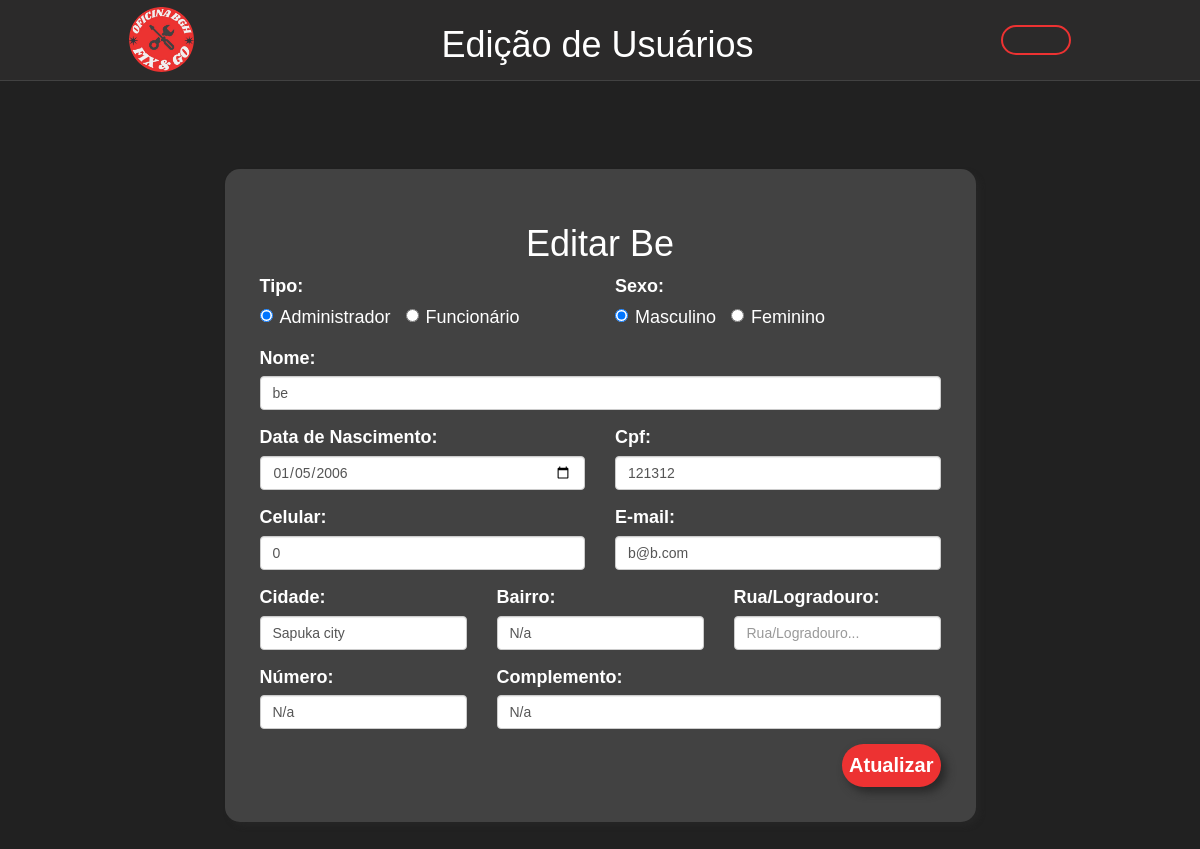
Page /editar/editarUsuario.php?id=1 (signed in) on the earlier database version.
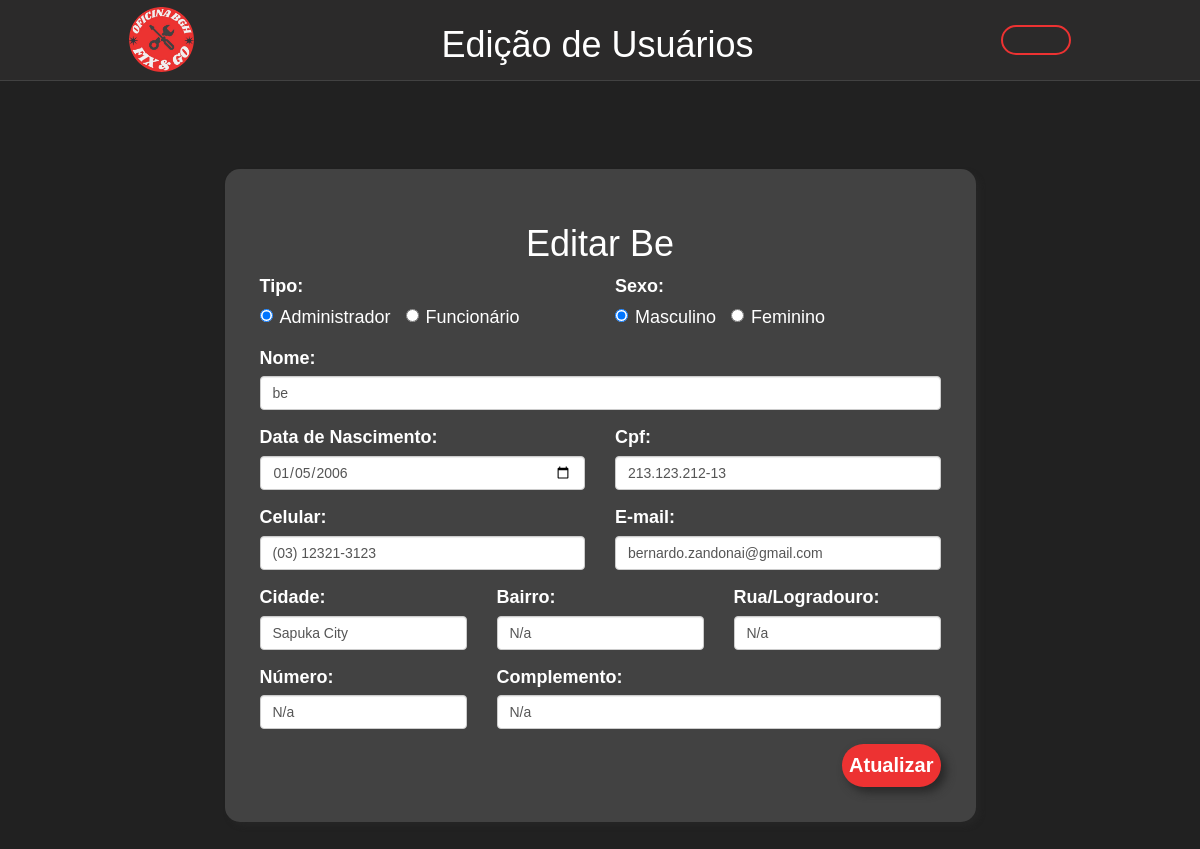
Same page on the later database version.
### tables this page shows
CREATE TABLE `usuarios` (
  `id` int(11) NOT NULL,
  `nome` varchar(300) NOT NULL,
  `tipo` varchar(255) NOT NULL,
  `senha` varchar(300) NOT NULL,
  `sexo` varchar(20) NOT NULL,
  `dataNasc` date NOT NULL,
  `email` varchar(400) NOT NULL,
  `endCidade` varchar(400) NOT NULL,
  `endBairro` varchar(400) NOT NULL,
  `endNum` varchar(10) NOT NULL,
  `endComplemento` varchar(400) NOT NULL,
  `endrua` varchar(400) NOT NULL,
  `celular` varchar(15) NOT NULL,
  `cpf` varchar(14) NOT NULL,
  `reset_token` varchar(255) DEFAULT NULL,
  `reset_expira` datetime DEFAULT NULL
);

### classes/Usuario.php (called while the page is built, shortened)
<?php
class Usuario
{
    private $conn;
    private $table_name = "usuarios";
    public function __construct($db)
    {
        $this->conn = $db;
    }
    public function lerPorId($id)
    {
        $query = "SELECT * FROM " . $this->table_name . " WHERE id = ?";
        $stmt = $this->conn->prepare($query);
        $stmt->execute([$id]);
        $resultado = $stmt->fetch(PDO::FETCH_ASSOC);
        return $resultado ?: false;
    }
}
?>

### editar/editarUsuario.php (the view, shortened to what the changed rows need)
<?php
include_once '../config/config.php';
include_once '../classes/Usuario.php';
$usuario = new Usuario($db);
if (isset($_GET['id'])) {
    $id = $_GET['id'];
    $dadosUsuario = $usuario->lerPorId($id);
}
?>
<!DOCTYPE html>
<html lang="pt-br">
<head>
    <link rel="stylesheet" href="../styles/styleCadUsuario.css">
        <link rel="stylesheet" href="https://maxcdn.bootstrapcdn.com/bootstrap/3.3.7/css/bootstrap.min.css">
    <link rel="stylesheet" href="https://cdnjs.cloudflare.com/ajax/libs/font-awesome/4.5.0/css/font-awesome.min.css">
    <link rel="stylesheet" href="../styles/styleCadUsuario.css">
</head>
<body>
<header>
        <h1 class="le">Edição de Usuários</h1>
    </header>
    <main style="height: 100vh;">
        <div class="container mx-auto shadow algin-middle">
            <h1 class="text-center">Editar <?php echo htmlspecialchars(ucfirst($dadosUsuario['nome'])); ?></h1>
            <form method="POST">
                <div class="row">
                    <div class="col-md-6">
                        <div class="form-group">
                            <label class="radio-inline">
                                <input type="radio" id="admin" name="tipo" value="admin" <?php echo $dadosUsuario['tipo'] == 'admin' ? 'checked' : ''; ?> required> Administrador
                            </label>
                            <label class="radio-inline">
                                <input type="radio" id="funcionario" name="tipo" value="funcionario" <?php echo $dadosUsuario['tipo'] == 'funcionario' ? 'checked' : ''; ?> required> Funcionário
                            </label>
                        </div>
                    </div>
                    <div class="col-md-6">
                        <div class="form-group">
                            <label class="radio-inline">
                                <input type="radio" id="masculino" name="sexo" value="M" <?php echo $dadosUsuario['sexo'] == 'M' ? 'checked' : ''; ?> required> Masculino
                            </label>
                            <label class="radio-inline">
                                <input type="radio" id="feminino" name="sexo" value="F" <?php echo $dadosUsuario['sexo'] == 'F' ? 'checked' : ''; ?> required> Feminino
                            </label>
                        </div>
                    </div>
                </div>
                <div class="row">
                    <div class="col-md-12">
                        <div class="form-group">
                            <label for="nome">Nome:</label>
                            <input type="text" name="nome" id="nome" class="form-control" placeholder="Nome..."
                                required value="<?php echo htmlspecialchars($dadosUsuario['nome']); ?>">
                        </div>
                    </div>
                </div>
                <div class="row">
                    <div class="col-md-6">
                        <div class="form-group">
                            <label for="dataNasc">Data de Nascimento:</label>
                            <input type="date" name="dataNasc" id="dataNasc" class="form-control" required value="<?php echo htmlspecialchars($dadosUsuario['dataNasc']); ?>">
                        </div>
                    </div>
                    <div class="col-md-6">
                        <div class="form-group">
                            <label for="cpf">Cpf:</label>
                            <input type="text" name="cpf" id="cpf" class="form-control"
                                oninput="applyMask(this, cpfMask)" placeholder="Cpf..." maxlength="14" required value="<?php echo htmlspecialchars($dadosUsuario['cpf']); ?>">
                        </div>
                    </div>
                </div>
                <div class="row">
                    <div class="col-md-6">
                        <div class="form-group">
                            <label for="celular">Celular:</label>
                            <input type="text" name="celular" id="celular" class="form-control"
                                placeholder="Telefone..." maxlength="15" oninput="applyMask(this, phoneMask)" required value="<?php echo htmlspecialchars($dadosUsuario['celular']); ?>">
                        </div>
                    </div>
                    <div class="col-md-6">
                        <div class="form-group">
                            <label for="email">E-mail:</label>
                            <input type="email" name="email" id="email" class="form-control" placeholder="E-Mail..."
                                required value="<?php echo htmlspecialchars($dadosUsuario['email']); ?>">
                        </div>
                    </div>
                </div>
                <div class="row">
                    <div class="col-md-4">
                        <div class="form-group">
                            <label for="endCidade">Cidade:</label>
                            <input type="text" name="endCidade" id="endCidade" class="form-control"
                                placeholder="Cidade..." required value="<?php echo htmlspecialchars($dadosUsuario['endCidade']); ?>">
                        </div>
                    </div>
                    <div class="col-md-4">
                        <div class="form-group">
                            <label for="endBairro">Bairro:</label>
                            <input type="text" name="endBairro" id="endBairro" class="form-control"
                                placeholder="Bairro..." required value="<?php echo htmlspecialchars($dadosUsuario['endBairro']); ?>">
                        </div>
                    </div>
                    <div class="col-md-4">
                        <div class="form-group">
                            <label for="endrua">Rua/Logradouro:</label>
                            <input type="text" name="endrua" id="endrua" class="form-control"
                                placeholder="Rua/Logradouro..." required value="<?php echo htmlspecialchars($dadosUsuario['endrua']); ?>">
                        </div>
                    </div>
                </div>
                <div class="row">
                    <div class="col-md-4">
                        <div class="form-group">
                            <label for="endNum">Número:</label>
                            <input type="text" name="endNum" id="endNum" class="form-control" placeholder="Número..."
                                required value="<?php echo htmlspecialchars($dadosUsuario['endNum']); ?>">
                        </div>
                    </div>
                    <div class="col-md-8">
                        <div class="form-group">
                            <label for="endComplemento">Complemento:</label>
                            <input type="text" name="endComplemento" id="endComplemento" class="form-control"
                                placeholder="Complemento..." required value="<?php echo htmlspecialchars($dadosUsuario['endComplemento']); ?>">
                        </div>
                    </div>
                </div>
                <button type="submit" class="btn-cad">
                </button>
            </form>
        </div>
    </main>
</body>
</html>

Differences in the rows shown:
changed usuarios "Be": cpf "121312" → "213.123.212-13"; celular "0" → "(03) 12321-3123"; email "b@b.com" → "bernardo.zandonai@gmail.com"; endCidade "Sapuka city" → "Sapuka City"; endrua (not shown) → "N/a"
